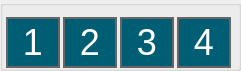
                     <widget class="QGroupBox" name="groupBox_12">
                      <property name="geometry">
                       <rect>
                        <x>450</x>
                        <y>170</y>
                        <width>241</width>
                        <height>71</height>
                       </rect>
                      </property>
                      <property name="styleSheet">
                       <string notr="true"> QPushButton {
     border: 2px solid #666666;
     border-radius: 27px;
	 font-size: 36px;
     font-family: &quot;Arial&quot;;
     max-width:50px;
     max-height:50px;
     background-color:#005E74;
     color:#FFFFFF;

}


 QPushButton:pressed {
     background-color: qlineargradient(x1: 0, y1: 0, x2: 0, y2: 1,
                                       stop: 0 #f6f7fa, stop: 1 #f6ffFF);
 }


QPushButton:checked{ 
     background-color: #00C5F2; 
    color: #85CD83;
     image: url(:/icons/droplet.png);
 font-size: 5px;
}


QPushButton:disabled{ background-color: #CCCCCC; }

 QPushButton:flat {
     border: none; /* no border for a flat push button */
 }

 QPushButton:default {
     border-color: navy; /* make the default button prominent */
 }</string>
                      </property>
                      <property name="title">
                       <string/>
                      </property>
                      <layout class="QHBoxLayout" name="horizontalLayout_2">
                       <property name="spacing">
                        <number>0</number>
                       </property>
                       <property name="leftMargin">
                        <number>0</number>
                       </property>
                       <property name="rightMargin">
                        <number>0</number>
                       </property>
                       <property name="bottomMargin">
                        <number>0</number>
                       </property>
                       <item>
                        <widget class="QPushButton" name="pushButton_solution1">
                         <property name="sizePolicy">
                          <sizepolicy hsizetype="Expanding" vsizetype="Expanding">
                           <horstretch>0</horstretch>
                           <verstretch>0</verstretch>
                          </sizepolicy>
                         </property>
                         <property name="maximumSize">
                          <size>
                           <width>54</width>
                           <height>54</height>
                          </size>
                         </property>
                         <property name="toolTip">
                          <string>&lt;html&gt;&lt;head/&gt;&lt;body&gt;&lt;p&gt;&lt;span style=&quot; font-size:10pt;&quot;&gt;Start the flow of solution, press again to stop.&lt;/span&gt;&lt;/p&gt;&lt;/body&gt;&lt;/html&gt;</string>
                         </property>
                         <property name="whatsThis">
                          <string>&lt;html&gt;&lt;head/&gt;&lt;body&gt;&lt;p&gt;Pump solution 1&lt;br/&gt;&lt;br/&gt;The solutions in the well 1 will be released &lt;br/&gt;for the &lt;span style=&quot; font-style:italic;&quot;&gt;t&lt;/span&gt; seconds, expressed in the field delivery time. &lt;/p&gt;&lt;p&gt;Push again to stop the flow.&lt;/p&gt;&lt;/body&gt;&lt;/html&gt;</string>
                         </property>
                         <property name="styleSheet">
                          <string notr="true"/>
                         </property>
                         <property name="text">
                          <string>1</string>
                         </property>
                         <property name="iconSize">
                          <size>
                           <width>50</width>
                           <height>50</height>
                          </size>
                         </property>
                         <property name="checkable">
                          <bool>true</bool>
                         </property>
                         <property name="flat">
                          <bool>false</bool>
                         </property>
                        </widget>
                       </item>
                       <item>
                        <widget class="QPushButton" name="pushButton_solution2">
                         <property name="sizePolicy">
                          <sizepolicy hsizetype="Expanding" vsizetype="Expanding">
                           <horstretch>0</horstretch>
                           <verstretch>0</verstretch>
                          </sizepolicy>
                         </property>
                         <property name="maximumSize">
                          <size>
                           <width>54</width>
                           <height>54</height>
                          </size>
                         </property>
                         <property name="toolTip">
                          <string>&lt;html&gt;&lt;head/&gt;&lt;body&gt;&lt;p&gt;&lt;span style=&quot; font-size:10pt;&quot;&gt;Start the flow of solution, press again to stop.&lt;/span&gt;&lt;/p&gt;&lt;/body&gt;&lt;/html&gt;</string>
                         </property>
                         <property name="whatsThis">
                          <string>&lt;html&gt;&lt;head/&gt;&lt;body&gt;&lt;p&gt;Pump solution 2&lt;br/&gt;&lt;br/&gt;The solutions in the well 1 will be released &lt;br/&gt;for the &lt;span style=&quot; font-style:italic;&quot;&gt;t&lt;/span&gt; seconds, expressed in the field delivery time. &lt;/p&gt;&lt;p&gt;Push again to stop the flow.&lt;/p&gt;&lt;/body&gt;&lt;/html&gt;</string>
                         </property>
                         <property name="styleSheet">
                          <string notr="true"/>
                         </property>
                         <property name="text">
                          <string>2</string>
                         </property>
                         <property name="iconSize">
                          <size>
                           <width>50</width>
                           <height>50</height>
                          </size>
                         </property>
                         <property name="checkable">
                          <bool>true</bool>
                         </property>
                         <property name="flat">
                          <bool>false</bool>
                         </property>
                        </widget>
                       </item>
                       <item>
                        <widget class="QPushButton" name="pushButton_solution3">
                         <property name="sizePolicy">
                          <sizepolicy hsizetype="Expanding" vsizetype="Expanding">
                           <horstretch>0</horstretch>
                           <verstretch>0</verstretch>
                          </sizepolicy>
                         </property>
                         <property name="maximumSize">
                          <size>
                           <width>54</width>
                           <height>54</height>
                          </size>
                         </property>
                         <property name="toolTip">
                          <string>&lt;html&gt;&lt;head/&gt;&lt;body&gt;&lt;p&gt;&lt;span style=&quot; font-size:10pt;&quot;&gt;Start the flow of solution, press again to stop.&lt;/span&gt;&lt;/p&gt;&lt;/body&gt;&lt;/html&gt;</string>
                         </property>
                         <property name="whatsThis">
                          <string>&lt;html&gt;&lt;head/&gt;&lt;body&gt;&lt;p&gt;Pump solution 3&lt;br/&gt;&lt;br/&gt;The solutions in the well 1 will be released &lt;br/&gt;for the &lt;span style=&quot; font-style:italic;&quot;&gt;t&lt;/span&gt; seconds, expressed in the field delivery time. &lt;/p&gt;&lt;p&gt;Push again to stop the flow.&lt;/p&gt;&lt;/body&gt;&lt;/html&gt;</string>
                         </property>
                         <property name="styleSheet">
                          <string notr="true"/>
                         </property>
                         <property name="text">
                          <string>3</string>
                         </property>
                         <property name="iconSize">
                          <size>
                           <width>50</width>
                           <height>50</height>
                          </size>
                         </property>
                         <property name="checkable">
                          <bool>true</bool>
                         </property>
                         <property name="flat">
                          <bool>false</bool>
                         </property>
                        </widget>
                       </item>
                       <item>
                        <widget class="QPushButton" name="pushButton_solution4">
                         <property name="sizePolicy">
                          <sizepolicy hsizetype="Expanding" vsizetype="Expanding">
                           <horstretch>0</horstretch>
                           <verstretch>0</verstretch>
                          </sizepolicy>
                         </property>
                         <property name="maximumSize">
                          <size>
                           <width>54</width>
                           <height>54</height>
                          </size>
                         </property>
                         <property name="font">
                          <font>
                           <family>Arial</family>
                           <pointsize>-1</pointsize>
                          </font>
                         </property>
                         <property name="toolTip">
                          <string>&lt;html&gt;&lt;head/&gt;&lt;body&gt;&lt;p&gt;&lt;span style=&quot; font-size:10pt;&quot;&gt;Start the flow of solution, press again to stop.&lt;/span&gt;&lt;/p&gt;&lt;/body&gt;&lt;/html&gt;</string>
                         </property>
                         <property name="whatsThis">
                          <string>&lt;html&gt;&lt;head/&gt;&lt;body&gt;&lt;p&gt;Pump solution 4&lt;br/&gt;&lt;br/&gt;The solutions in the well 1 will be released &lt;br/&gt;for the &lt;span style=&quot; font-style:italic;&quot;&gt;t&lt;/span&gt; seconds, expressed in the field delivery time. &lt;/p&gt;&lt;p&gt;Push again to stop the flow.&lt;/p&gt;&lt;/body&gt;&lt;/html&gt;</string>
                         </property>
                         <property name="styleSheet">
                          <string notr="true"/>
                         </property>
                         <property name="text">
                          <string>4</string>
                         </property>
                         <property name="iconSize">
                          <size>
                           <width>50</width>
                           <height>50</height>
                          </size>
                         </property>
                         <property name="checkable">
                          <bool>true</bool>
                         </property>
                         <property name="checked">
                          <bool>false</bool>
                         </property>
                         <property name="autoDefault">
                          <bool>false</bool>
                         </property>
                         <property name="flat">
                          <bool>false</bool>
                         </property>
                        </widget>
                       </item>
                      </layout>
                     </widget>
